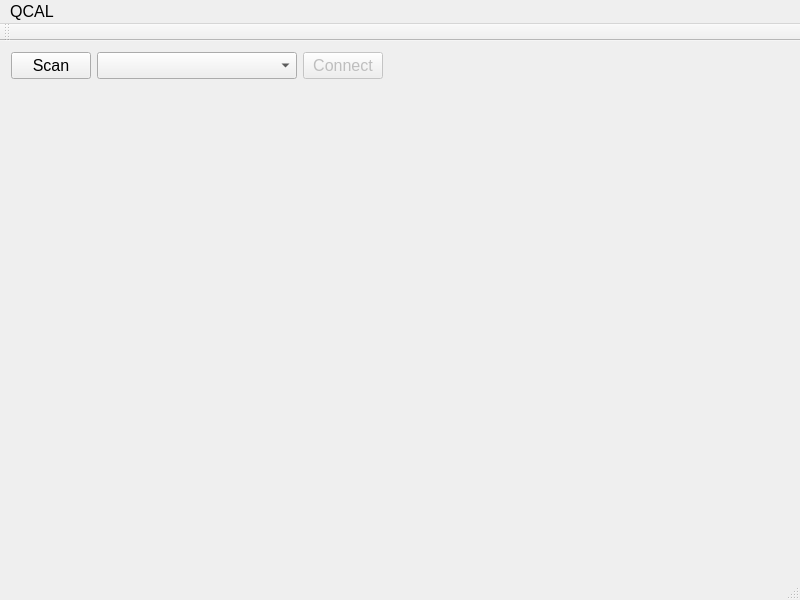
<?xml version="1.0" encoding="UTF-8"?>
<ui version="4.0">
 <class>QCALWidget</class>
 <widget class="QMainWindow" name="QCALWidget">
  <property name="geometry">
   <rect>
    <x>0</x>
    <y>0</y>
    <width>800</width>
    <height>600</height>
   </rect>
  </property>
  <property name="font">
   <font>
    <pointsize>12</pointsize>
   </font>
  </property>
  <property name="windowTitle">
   <string>QCALWidget</string>
  </property>
  <widget class="QWidget" name="centralWidget">
   <layout class="QGridLayout" name="gridLayout">
    <item row="0" column="0">
     <widget class="QPushButton" name="pushButtonQCALScan">
      <property name="text">
       <string>Scan</string>
      </property>
     </widget>
    </item>
    <item row="0" column="1">
     <widget class="QComboBox" name="comboBoxQCALDeviceList">
      <property name="sizePolicy">
       <sizepolicy hsizetype="Preferred" vsizetype="Minimum">
        <horstretch>0</horstretch>
        <verstretch>30</verstretch>
       </sizepolicy>
      </property>
      <property name="minimumSize">
       <size>
        <width>200</width>
        <height>0</height>
       </size>
      </property>
     </widget>
    </item>
    <item row="0" column="2">
     <widget class="QPushButton" name="pushButtonQCALConnect">
      <property name="enabled">
       <bool>false</bool>
      </property>
      <property name="text">
       <string>Connect</string>
      </property>
     </widget>
    </item>
    <item row="1" column="0">
     <spacer name="verticalSpacer">
      <property name="orientation">
       <enum>Qt::Vertical</enum>
      </property>
      <property name="sizeHint" stdset="0">
       <size>
        <width>20</width>
        <height>40</height>
       </size>
      </property>
     </spacer>
    </item>
    <item row="0" column="3">
     <spacer name="horizontalSpacer">
      <property name="orientation">
       <enum>Qt::Horizontal</enum>
      </property>
      <property name="sizeHint" stdset="0">
       <size>
        <width>40</width>
        <height>20</height>
       </size>
      </property>
     </spacer>
    </item>
   </layout>
  </widget>
  <widget class="QMenuBar" name="menuBar">
   <property name="geometry">
    <rect>
     <x>0</x>
     <y>0</y>
     <width>800</width>
     <height>26</height>
    </rect>
   </property>
   <widget class="QMenu" name="menuQCAL">
    <property name="title">
     <string>QCAL</string>
    </property>
   </widget>
   <addaction name="menuQCAL"/>
  </widget>
  <widget class="QToolBar" name="mainToolBar">
   <attribute name="toolBarArea">
    <enum>TopToolBarArea</enum>
   </attribute>
   <attribute name="toolBarBreak">
    <bool>false</bool>
   </attribute>
  </widget>
  <widget class="QStatusBar" name="statusBar"/>
 </widget>
 <layoutdefault spacing="6" margin="11"/>
 <resources/>
 <connections/>
</ui>
